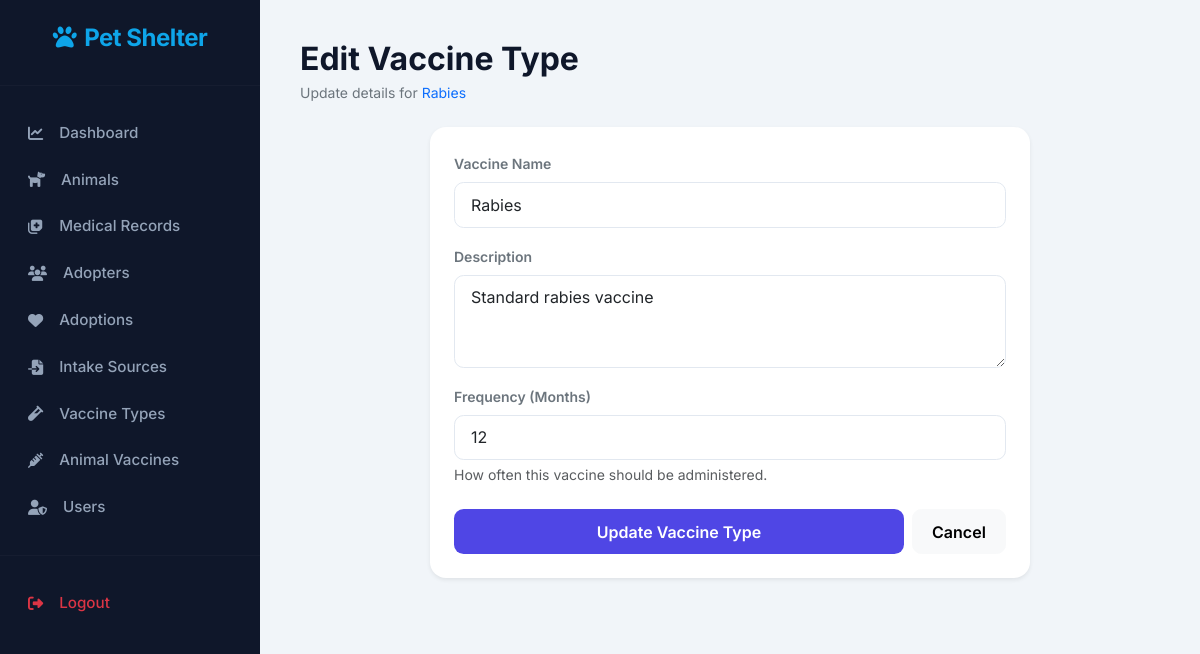
Screenshot of /edit_vaccine_type.php?id=5 (signed in) with the database file from the repository.
### tables this page shows
CREATE TABLE `vaccination_types` (
  `vtype_id` int(11) NOT NULL,
  `vaccine_name` varchar(100) NOT NULL,
  `description` text DEFAULT NULL,
  `frequency_months` int(11) DEFAULT NULL
);

### edit_vaccine_type.php (the view, shortened to what this page needs)
<?php
include 'connect.php';
$id = (int)$_GET['id'];
$query = "SELECT * FROM vaccination_types WHERE vtype_id = $id";
$res = mysqli_query($connection, $query);
$vaccine = mysqli_fetch_assoc($res);
?>
<!DOCTYPE html>
<html lang="en">
<head>
    <link href="https://cdn.jsdelivr.net/npm/bootstrap@5.3.0/dist/css/bootstrap.min.css" rel="stylesheet">
    <link rel="stylesheet" href="https://cdnjs.cloudflare.com/ajax/libs/font-awesome/6.4.0/css/all.min.css">
    <link rel="stylesheet" href="style.css">
</head>
<body>
    <?php include "sidebar.php"; ?>
    <div class="main-content">
        <div class="mb-4">
            <h2 class="fw-bold mb-1">Edit Vaccine Type</h2>
            <p class="text-secondary small">Update details for <span class="text-primary"><?php echo $vaccine['vaccine_name']; ?></span></p>
        </div>
        <div class="card shadow-sm border-0 mx-auto" style="max-width: 600px;">
            <div class="card-body p-4">
                <form method="POST">
                    <div class="mb-3">
                        <label class="form-label small fw-semibold text-secondary">Vaccine Name</label>
                        <input type="text" name="vaccine_name" class="form-control" value="<?php echo $vaccine['vaccine_name']; ?>" required>
                    </div>
                    <div class="mb-3">
                        <label class="form-label small fw-semibold text-secondary">Description</label>
                        <textarea name="description" class="form-control" rows="3"><?php echo $vaccine['description']; ?></textarea>
                    </div>
                    <div class="mb-3">
                        <label class="form-label small fw-semibold text-secondary">Frequency (Months)</label>
                        <input type="number" name="frequency_months" class="form-control" value="<?php echo $vaccine['frequency_months']; ?>" required>
                        <div class="form-text">How often this vaccine should be administered.</div>
                    </div>
                    <div class="d-flex gap-2 mt-4">
                        <button type="submit" class="btn btn-primary flex-grow-1">Update Vaccine Type</button>
                        <a href="vaccination_type.php" class="btn btn-light">Cancel</a>
                    </div>
                </form>
            </div>
        </div>
    </div>
</body>
</html>

### style.css (style rules this page uses)
:root { --primary: #4f46e5; --primary-hover: #4338ca; --secondary: #64748b; --dark: #0f172a; --light: #f8fafc; --success: #10b981; --danger: #ef4444; --warning: #f59e0b; --info: #0ea5e9; --sidebar-width: 260px; --card-shadow: 0 10px 15px -3px rgba(0, 0, 0, 0.1), 0 4px 6px -2px rgba(0, 0, 0, 0.05); --glass-bg: rgba(255, 255, 255, 0.9); }
body { font-family: 'Inter', sans-serif; background-color: #f1f5f9; color: var(--dark); margin: 0; }
.main-content { margin-left: var(--sidebar-width); padding: 2.5rem; min-height: 100vh; }
.card { border: none; border-radius: 1rem; box-shadow: var(--card-shadow); transition: transform 0.2s; overflow: hidden; }
.form-control, .form-select { border-radius: 0.6rem; border: 1px solid #e2e8f0; padding: 0.6rem 1rem; transition: all 0.2s; }
.btn { border-radius: 0.6rem; padding: 0.6rem 1.2rem; font-weight: 600; transition: all 0.2s; }
.btn-primary { background: var(--primary); border: none; }

### rows the page displays
vaccination_types: vaccine_name "Rabies", description "Standard rabies vaccine", frequency_months "12"
